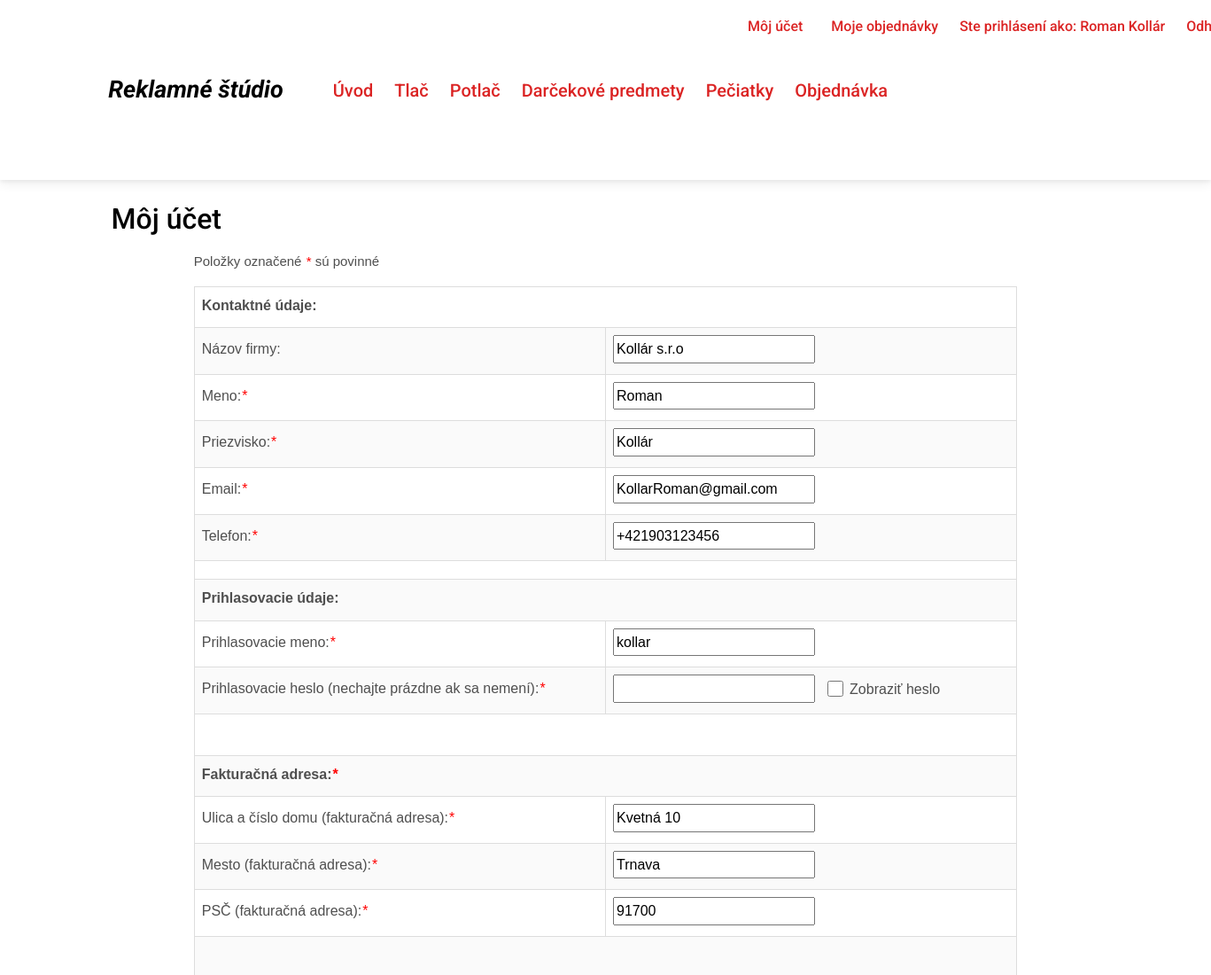
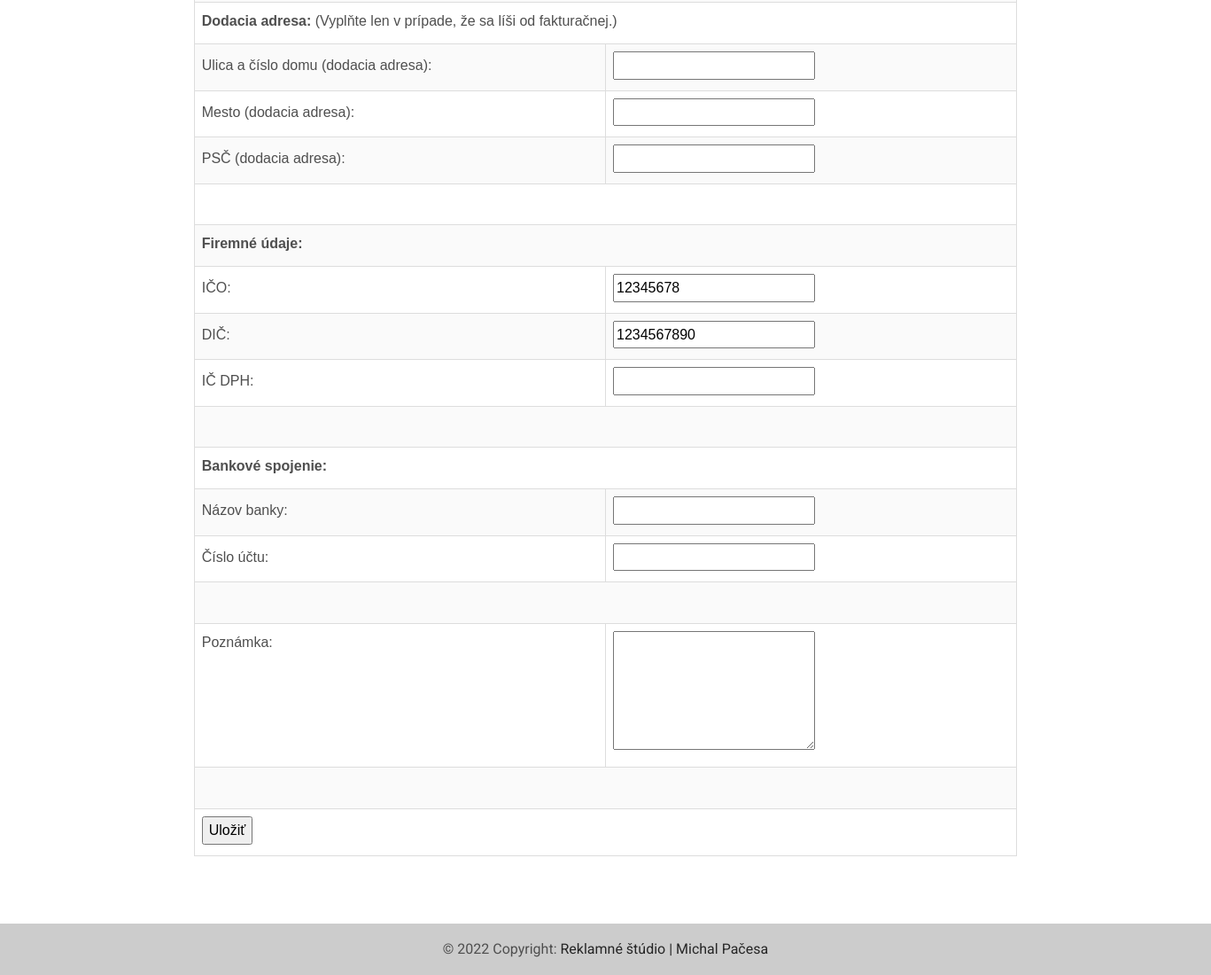
The app's page /moj_ucet.php (signed in) with its own data (2 pictures, top to bottom).
### tables this page shows
CREATE TABLE `zakaznik` (
  `ID_zakaznika` int(10) UNSIGNED NOT NULL,
  `Zak_Nazov_firmy` varchar(50) DEFAULT NULL,
  `Zak_Meno` varchar(50) NOT NULL,
  `Zak_Priezvisko` varchar(50) NOT NULL,
  `Zak_Email` varchar(50) NOT NULL,
  `Zak_Telefon` varchar(20) NOT NULL,
  `Zak_Ulica_cislo_fakturacna` varchar(50) NOT NULL,
  `Zak_Mesto_fakturacna` varchar(50) NOT NULL,
  `Zak_PSC_fakturacna` varchar(5) NOT NULL,
  `Zak_Ulica_cislo_dodacia` varchar(50) DEFAULT NULL,
  `Zak_Mesto_dodacia` varchar(50) DEFAULT NULL,
  `Zak_PSC_dodacia` varchar(5) DEFAULT NULL,
  `Zak_ICO` varchar(8) DEFAULT NULL,
  `Zak_DIC` varchar(10) DEFAULT NULL,
  `Zak_IC_DPH` varchar(12) DEFAULT NULL,
  `Zak_Nazov_banky` varchar(50) DEFAULT NULL,
  `Zak_Cislo_uctu` varchar(30) DEFAULT NULL,
  `Zak_Poznamka` varchar(200) DEFAULT NULL,
  `ID_pouzivatela` int(10) UNSIGNED DEFAULT NULL
);

CREATE TABLE `registrovany_pouzivatel` (
  `ID_pouzivatela` int(10) UNSIGNED NOT NULL,
  `Pouz_Meno` varchar(50) NOT NULL,
  `Pouz_Priezvisko` varchar(50) NOT NULL,
  `Prihlasovacie_meno` varchar(50) NOT NULL,
  `Prihlasovacie_heslo` varchar(50) NOT NULL,
  `ID_prava` int(10) UNSIGNED NOT NULL
);

### moj_ucet.php (the view, shortened to what this page needs)
<!DOCTYPE html>
<html>
<head>
<?php include "head.php";
?>
</head>
<body>
<?php
include "config.php";
include "navbar_log.php";
$dblink = mysqli_connect($mysql_server, $mysql_user, $mysql_password, $mysql_db);
mysqli_set_charset($dblink, "utf8mb4");
$ID_pouzivatela = $_SESSION['Login_ID_pouzivatela_web'];
$ID_pouzivatela = intval($ID_pouzivatela);
	$sql="SELECT * FROM zakaznik z LEFT JOIN registrovany_pouzivatel r ON z.ID_pouzivatela = r.ID_pouzivatela WHERE z.ID_pouzivatela=$ID_pouzivatela";
	$vysledok = mysqli_query($dblink,$sql);
	$riadok = mysqli_fetch_assoc($vysledok);
	$Nazov_firmy = $riadok["Zak_Nazov_firmy"];
	$Meno = $riadok["Zak_Meno"];
	$Priezvisko = $riadok["Zak_Priezvisko"];
	$Email = $riadok["Zak_Email"];
	$Telefon = $riadok["Zak_Telefon"];
	$Ulica_cislo_fakturacna = $riadok["Zak_Ulica_cislo_fakturacna"];
	$Mesto_fakturacna = $riadok["Zak_Mesto_fakturacna"];
	$PSC_fakturacna = $riadok["Zak_PSC_fakturacna"];
	$Ulica_cislo_dodacia = $riadok["Zak_Ulica_cislo_dodacia"];
	$Mesto_dodacia = $riadok["Zak_Mesto_dodacia"];
	$PSC_dodacia = $riadok["Zak_PSC_dodacia"];
	$ICO = $riadok["Zak_ICO"];
	$DIC = $riadok["Zak_DIC"];
	$IC_DPH = $riadok["Zak_IC_DPH"];
	$Nazov_banky = $riadok["Zak_Nazov_banky"];
	$Cislo_uctu = $riadok["Zak_Cislo_uctu"];
	$Poznamka = $riadok["Zak_Poznamka"];
	$Prihlasovacie_meno =  $riadok["Prihlasovacie_meno"];
	$Prihlasovacie_heslo =  "";
?>
<div class="container text-black">
<h2 class="mb-2">Môj účet</h2>
</div>
<p>
<form action="zmena_zakaznika.php" method="POST">
<p class="oznam text-grey text-start">Položky označené <span class="hviezdicka">*</span> sú povinné</p>
<table  class="zoznam" border="1" align="center" cellpadding="0" cellspacing="0">
	<tr><td colspan="2"><b>Kontaktné údaje:</b></td></tr>
	<tr><td>Názov firmy:</td><td style="width:50%;"> <input type="text" name="Zak_Nazov_firmy" value="<?php echo $Nazov_firmy;?>" <?php echo disabled($akcia);?> /></br></td></tr>
	<tr><td>Meno:<span class="hviezdicka">*</span></td><td> <input required type="text" name="Zak_Meno" value="<?php echo $Meno;?>" <?php echo disabled($akcia);?>></br></td></tr>
	<tr><td>Priezvisko:<span class="hviezdicka">*</span></td><td> <input required type="text" name="Zak_Priezvisko" value="<?php echo $Priezvisko;?>" <?php echo disabled($akcia);?>></br></td></tr>
	<tr><td>Email:<span class="hviezdicka">*</span></td><td> <input required type="text" name="Zak_Email" value="<?php echo $Email;?>" <?php echo disabled($akcia);?>></br></td></tr>
	<tr><td>Telefon:<span class="hviezdicka">*</span></td><td> <input required type="text" name="Zak_Telefon" value="<?php echo $Telefon;?>" <?php echo disabled($akcia);?>></br></td></tr>
	<tr><td colspan="2"></td></tr>
	<tr><td colspan="2"><b>Prihlasovacie údaje:</b>&nbsp;&nbsp;<span id="txtHint"><br></span></td></tr>
	<tr><td>Prihlasovacie meno:<span class="hviezdicka">*</span></td><td>
		<input required type="text" name="Prihlasovacie_meno" onchange="OnChangeLogin(this.value,'<?php echo $Prihlasovacie_meno;?>')" value="<?php echo $Prihlasovacie_meno;?>" <?php echo disabled($akcia);?>>
	</br></td></tr>
	<tr><td>Prihlasovacie heslo (nechajte prázdne ak sa nemení):<span class="hviezdicka">*</span></td><td><input type="password" name="Prihlasovacie_heslo" id="password" value="<?php echo $Prihlasovacie_heslo;?>" <?php echo disabled($akcia);?>>
	<input type="checkbox" class="ZobrazitHeslo" onclick="ShowPassword()" <?php echo disabled($akcia);?>><span style="vertical-align:middle;">Zobraziť heslo</span></td></tr>
	<tr><td colspan="2"><br></td></tr>
	<tr><td colspan="2"><b>Fakturačná adresa:<span class="hviezdicka">*</span></b></td></tr>
	<tr><td>Ulica a číslo domu (fakturačná adresa):<span class="hviezdicka">*</span></td><td> <input required type="text" name="Zak_Ulica_cislo_fakturacna" value="<?php echo $Ulica_cislo_fakturacna;?>" <?php echo disabled($akcia);?>></br></td></tr>
	<tr><td>Mesto (fakturačná adresa):<span class="hviezdicka">*</span></td><td> <input required type="text" name="Zak_Mesto_fakturacna" value="<?php echo $Mesto_fakturacna;?>" <?php echo disabled($akcia);?>></br></td></tr>
	<tr><td>PSČ (fakturačná adresa):<span class="hviezdicka">*</span></td><td> <input required type="text" name="Zak_PSC_fakturacna" value="<?php echo $PSC_fakturacna;?>" <?php echo disabled($akcia);?>></br></td></tr>
	<tr><td colspan="2"><br></td></tr>
	<tr><td colspan="2"><b>Dodacia adresa:</b><span class="grey"> (Vyplňte len v prípade, že sa líši od fakturačnej.)</span></td></tr>
	<tr><td>Ulica a číslo domu (dodacia adresa):</td><td> <input type="text" name="Zak_Ulica_cislo_dodacia" value="<?php echo $Ulica_cislo_dodacia;?>" <?php echo disabled($akcia);?>></br></td></tr>
	<tr><td>Mesto (dodacia adresa):</td><td> <input type="text" name="Zak_Mesto_dodacia" value="<?php echo $Mesto_dodacia;?>" <?php echo disabled($akcia);?>></br></td></tr>
	<tr><td>PSČ (dodacia adresa):</td><td> <input type="text" name="Zak_PSC_dodacia" value="<?php echo $PSC_dodacia;?>" <?php echo disabled($akcia);?>></br></td></tr>
	<tr><td colspan="2"><br></td></tr>
	<tr><td colspan="2"><b>Firemné údaje:</b></td></tr>
	<tr><td>IČO:</td><td> <input type="text" name="Zak_ICO" value="<?php echo $ICO;?>" <?php echo disabled($akcia);?>></br></td></tr>
	<tr><td>DIČ:</td><td> <input type="text" name="Zak_DIC" value="<?php echo $DIC;?>" <?php echo disabled($akcia);?>></br></td></tr>
	<tr><td>IČ DPH:</td><td> <input type="text" name="Zak_IC_DPH" value="<?php echo $IC_DPH;?>" <?php echo disabled($akcia);?>></br></td></tr>
	<tr><td colspan="2"><br></td></tr>
	<tr><td colspan="2"><b>Bankové spojenie:</b></td></tr>
	<tr><td>Názov banky:</td><td><input type="text" name="Zak_Nazov_banky" value="<?php echo $Nazov_banky;?>" <?php echo disabled($akcia);?>></br></td></tr>
	<tr><td>Číslo účtu:</td><td><input type="text" name="Zak_Cislo_uctu" value="<?php echo $Cislo_uctu;?>" <?php echo disabled($akcia);?>></br></td></tr>
	<tr><td colspan="2"><br></td></tr>
	<tr><td style = "vertical-align:top !important;">Poznámka:</td><td><textarea type="text" name="Zak_Poznamka" cols="25" rows="5" <?php echo disabled($akcia); ?>><?php echo $Poznamka;?></textarea></td></tr>
	<tr><td colspan="2"><br></td></tr>
	<tr><td colspan="2">
	<input style="float:left;" type="submit" value="Uložiť">
	</form>
<br>
<br>
<br>
<?php
include "footer.php";
?>
</body>
</html>

### records on screen
zakaznik: Zak_Nazov_firmy "Kollár s.r.o", Zak_Meno "Roman", Zak_Priezvisko "Kollár", Zak_Email "KollarRoman@gmail.com", Zak_Telefon "+421903123456", Prihlasovacie_meno "kollar", Zak_Ulica_cislo_fakturacna "Kvetná 10", Zak_Mesto_fakturacna "Trnava", Zak_PSC_fakturacna "91700", Zak_ICO "12345678", Zak_DIC "1234567890"

### other values on screen
$_SESSION['Login_Meno_Priezvisko_web'] "Roman Kollár"
